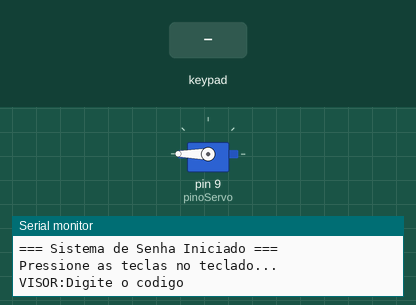
The sketch below on a simulated Arduino Uno, built with avr-gcc and run on an emulated ATmega328P. Parts: servo, the last lines printed to the serial monitor. The test bench sets the inputs (shaded band).

Above: at 1.2 s.
1.3 s: keypad keys 1 2 3 A # pressed 0.4 s apart
At 3.2 s:
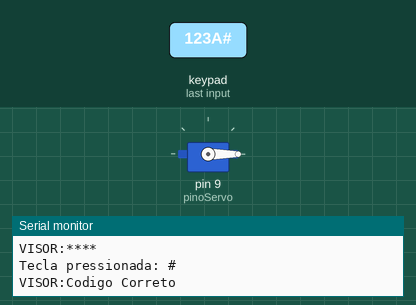
4.8 s: key 'B' pressed
At 5.5 s:
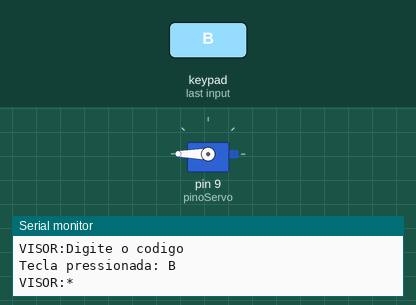
Timing chart, 0 to 7.8 s (numbered marks = the images above; inputs shaded):
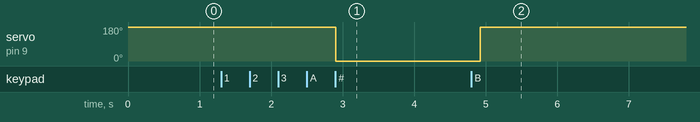

Measured:
- after the input at 1.3 s, servo on pin 9 (pinoServo): 180° → 0° after 1.6 s
- after the input at 4.8 s, servo on pin 9 (pinoServo): 0° → 180° after 0.12 s

The sketch:

codigo_arduino.ino
```cpp
#include <Keypad.h>
#include <Servo.h> // Inclui a biblioteca do servo motor

// Definição do teclado matricial
const byte linhas = 4;
const byte colunas = 4;

char teclas[linhas][colunas] = {
  {'1', '2', '3', 'A'},
  {'4', '5', '6', 'B'},
  {'7', '8', '9', 'C'},
  {'*', '0', '#', 'D'}
};

byte pinosLinhas[linhas] = {7, 6, 5, 4};
byte pinosColunas[colunas] = {2, 3, A5, A4};

// Inicializa o teclado
Keypad teclado = Keypad(makeKeymap(teclas), pinosLinhas, pinosColunas, linhas, colunas);

// Definições do Servom/m
Servo meuServo;             // Cria o objeto 'servo'
int pinoServo = 9;          // Pino de sinal (deve ser PWM, como o 9)
int anguloFechado = 250;      // Posição (em graus) para a tranca fechada
int anguloAberto = -280;      // Posição (em graus) para a tranca aberta

// Variáveis de senha
char codigoAcesso[5] = "123A";
char tentativa[5];
int indice = 0;

String visorWebString = "";
const String STATUS_PREFIX = "VISOR:";

void setup() {
  Serial.begin(9600);

  // Inicializa o servo
  meuServo.attach(pinoServo);     // "Avisa" o Arduino que o servo está no pino 9
  meuServo.write(anguloFechado);  // Garante que o cofre comece trancado

  Serial.println("=== Sistema de Senha Iniciado ===");
  Serial.println("Pressione as teclas no teclado...");

  visorWebString = "Digite o codigo";
  Serial.println(STATUS_PREFIX + visorWebString);
}

void loop() {
  char tecla = teclado.getKey();
  if (tecla != NO_KEY) {
    Serial.print("Tecla pressionada: ");
    Serial.println(tecla);
    verificaCodigo(tecla);
  }
}

// ==========================================================
// FUNÇÃO VERIFICACODIGO ATUALIZADA (OPÇÃO 2)
// ==========================================================
void verificaCodigo(char teclaPressionada) {
  // Quando confirma (#)
  if (teclaPressionada == '#') {
    if (verificaIgualdade(codigoAcesso, tentativa)) {

      // *** LÓGICA DE SUCESSO ATUALIZADA ***
      Serial.println(STATUS_PREFIX + "Codigo Correto");

      meuServo.write(anguloAberto); // Apenas abre o cofre

      // O delay de 5s e o comando de fechar foram REMOVIDOS daqui.
      // Deixamos um delay curto só para o status não sumir rápido
      delay(2000);

    } else {
      // Lógica de erro (sem mudança)
      Serial.println(STATUS_PREFIX + "Codigo Errado");
      delay(2000);
    }

    // Reseta para a próxima tentativa
    Serial.println(STATUS_PREFIX + "Digite o codigo");
    reiniciarTentativa();
  }

  // Quando digita caracteres
  else if (isAlphanumeric(teclaPressionada)) {

    // *** NOVA LÓGICA DE FECHAMENTO ***
    // Se for a PRIMEIRA tecla de uma nova tentativa (indice=0),
    // primeiro FECHA O COFRE.
    if (indice == 0) {
      meuServo.write(anguloFechado); // Garante que o cofre está fechado
    }
    // *** FIM DA MUDANÇA ***

    if (indice < 4) {
      tentativa[indice] = teclaPressionada;
      tentativa[indice + 1] = '\0';
      indice++;

      if (indice == 1) {
        visorWebString = "";
      }
      visorWebString += "*";
      Serial.println(STATUS_PREFIX + visorWebString);
    }
  }

  // Quando tenta alterar código (*)
  else if (teclaPressionada == '*') {

    // *** NOVA LÓGICA DE FECHAMENTO ***
    // Fecha o cofre antes de tentar alterar o código
    meuServo.write(anguloFechado);
    // *** FIM DA MUDANÇA ***

    if (verificaIgualdade(codigoAcesso, tentativa)) {
      Serial.println("Acesso autorizado para mudar o codigo.");
      alteraCodigo();
    } else {
      Serial.println(STATUS_PREFIX + "Codigo Errado");
      delay(2000);
      Serial.println(STATUS_PREFIX + "Digite o codigo");
      reiniciarTentativa();
    }
  }
}

bool isAlphanumeric(char c) {
  return (isDigit(c) || isAlpha(c));
}

bool verificaIgualdade(const char a1[], const char a2[]) {
  for (int i = 0; i < 4; i++) {
    if (a1[i] != a2[i]) return false;
  }
  return true;
}

void reiniciarTentativa() {
  for (int i = 0; i < 5; i++) tentativa[i] = '\0';
  indice = 0;
  visorWebString = "";
}

// ==========================================================
// FUNÇÃO ALTERACODIGO ATUALIZADA (OPÇÃO 2)
// ==========================================================
void alteraCodigo() {
  // *** NOVA LÓGICA DE FECHAMENTO ***
  // Garante que o cofre feche se estava aberto
  meuServo.write(anguloFechado);
  // *** FIM DA MUDANÇA ***

  visorWebString = "Novo codigo:";
  Serial.println("Digite o novo codigo (4 teclas):");
  Serial.println(STATUS_PREFIX + visorWebString);

  visorWebString = "";

  for (int i = 0; i < 4; i++) {
    char tecla;
    do {
      tecla = teclado.getKey();
    } while (tecla == NO_KEY);

    Serial.print("Nova tecla: ");
    Serial.println(tecla);

    if (isAlphanumeric(tecla)) {
      codigoAcesso[i] = tecla;
      visorWebString += "*";
      Serial.println(STATUS_PREFIX + visorWebString);
    } else {
      i--;
    }
  }

  Serial.print("Novo codigo definido: ");
  Serial.println(codigoAcesso);
  Serial.println(STATUS_PREFIX + "Codigo alterado");

  delay(2000);
  Serial.println(STATUS_PREFIX + "Digite o codigo");
  reiniciarTentativa();
}
```
